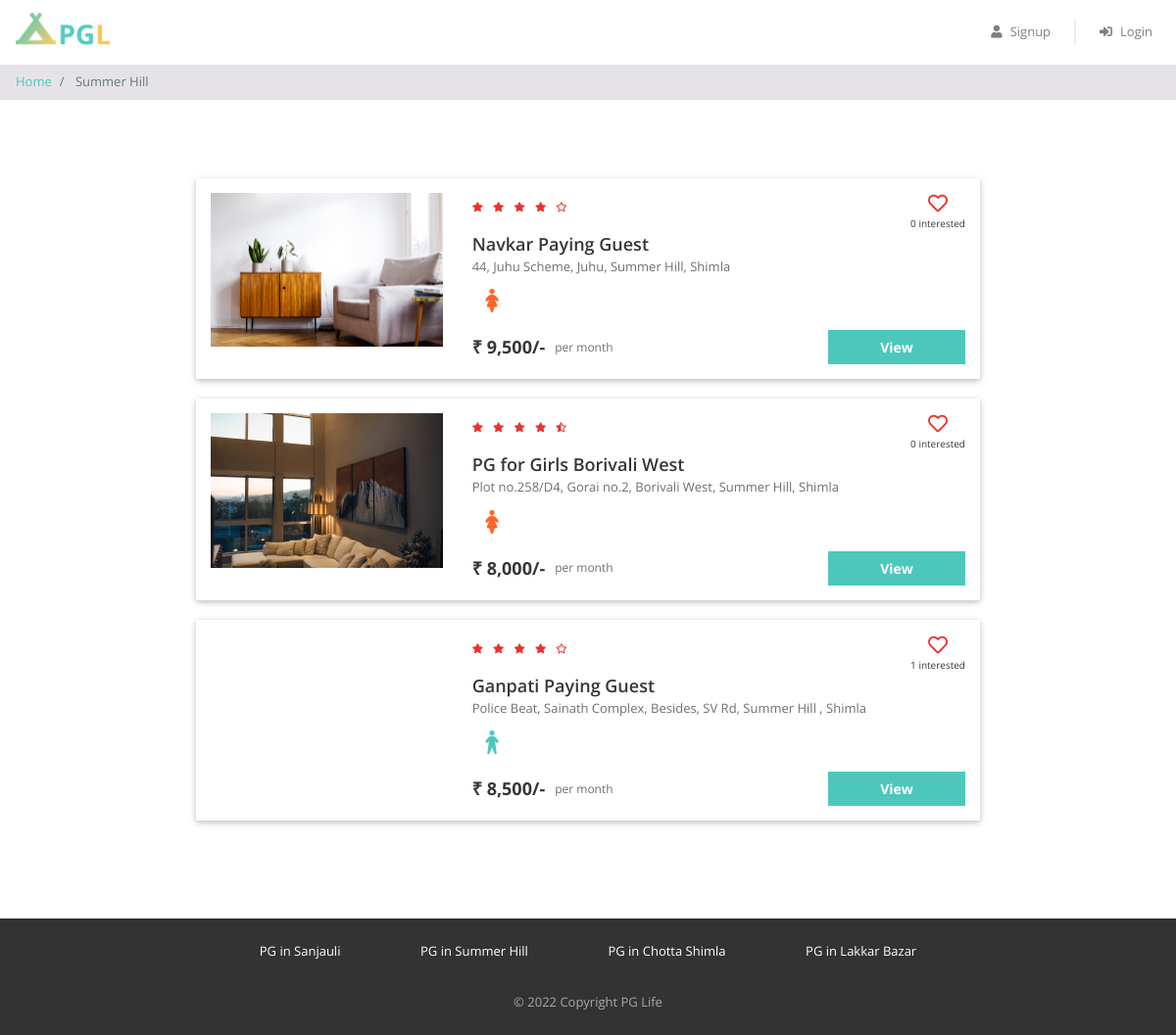
The app's page /property_list.php?city=Summer Hill with its own data.
### tables this page shows
CREATE TABLE `properties` (
  `id` int(11) NOT NULL,
  `city_id` int(11) NOT NULL,
  `name` varchar(100) NOT NULL,
  `address` varchar(255) NOT NULL,
  `description` longtext NOT NULL,
  `gender` enum('male','female','unisex') NOT NULL,
  `rent` int(11) NOT NULL,
  `rating_clean` float(2,1) NOT NULL,
  `rating_food` float(2,1) NOT NULL,
  `rating_safety` float(2,1) NOT NULL
);

### property_list.php (the view, shortened to what this page needs)
<?php
require "includes/database_connect.php";
$city_name = $_GET["city"];
$sql_1 = "SELECT * FROM cities WHERE name = '$city_name'";
$result_1 = mysqli_query($conn, $sql_1);
$city = mysqli_fetch_assoc($result_1);
$city_id = $city['id'];
$sql_2 = "SELECT * FROM properties WHERE city_id = $city_id";
$result_2 = mysqli_query($conn, $sql_2);
$properties = mysqli_fetch_all($result_2, MYSQLI_ASSOC);
$sql_3 = "SELECT *
            FROM interested_users_properties iup
            INNER JOIN properties p ON iup.property_id = p.id
            WHERE p.city_id = $city_id";
$result_3 = mysqli_query($conn, $sql_3);
$interested_users_properties = mysqli_fetch_all($result_3, MYSQLI_ASSOC);
?>
<!DOCTYPE html>
<html lang="en">
<head>
    <?php
    include "includes/head_links.php";
    ?>
    <link href="css/property_list.css" rel="stylesheet" />
</head>
<body>
    <?php
    include "includes/header.php";
    ?>
    <nav aria-label="breadcrumb">
        <ol class="breadcrumb py-2">
            <li class="breadcrumb-item">
                <a href="index.php">Home</a>
            </li>
            <li class="breadcrumb-item active" aria-current="page">
                <?php echo $city_name; ?>
            </li>
        </ol>
    </nav>
    <div class="page-container">
        <?php
        foreach ($properties as $property) {
            $property_images = glob("img/properties/" . $property['id'] . "/*");
        ?>
            <div class="property-card property-id-<?= $property['id'] ?> row">
                <div class="image-container col-md-4">
                    <img src="<?= $property_images[0] ?>" />
                </div>
                <div class="content-container col-md-8">
                    <div class="row no-gutters justify-content-between">
                        <?php
                        $total_rating = ($property['rating_clean'] + $property['rating_food'] + $property['rating_safety']) / 3;
                        $total_rating = round($total_rating, 1);
                        ?>
                        <div class="star-container" title="<?= $total_rating ?>">
                            <?php
                            $rating = $total_rating;
                            for ($i = 0; $i < 5; $i++) {
                                if ($rating >= $i + 0.8) {
                            ?>
                                    <i class="fas fa-star"></i>
                                <?php
                                } elseif ($rating >= $i + 0.3) {
                                ?>
                                    <i class="fas fa-star-half-alt"></i>
                                <?php
                                } else {
                                ?>
                                    <i class="far fa-star"></i>
                            <?php
                                }
                            }
                            ?>
                        </div>
                        <div class="interested-container">
                            <?php
                            $interested_users_count = 0;
                            $is_interested = false;
                            foreach ($interested_users_properties as $interested_user_property) {
                                if ($interested_user_property['property_id'] == $property['id']) {
                                    $interested_users_count++;
                                }
                            }
                            if ($is_interested) {
                            ?>
                                <i class="is-interested-image fas fa-heart" property_id="<?= $property['id'] ?>"></i>
                            <?php
                            } else {
                            ?>
                                <i class="is-interested-image far fa-heart" property_id="<?= $property['id'] ?>"></i>
                            <?php
                            }
                            ?>
                            <div class="interested-text">
                                <span class="interested-user-count"><?= $interested_users_count ?></span> interested
                            </div>
                        </div>
                    </div>
                    <div class="detail-container">
                        <div class="property-name"><?= $property['name'] ?></div>
                        <div class="property-address"><?= $property['address'] ?></div>
                        <div class="property-gender">
                            <?php
                            if ($property['gender'] == "male") {
                            ?>
                                <img src="img/male.png" />
                            <?php
                            } elseif ($property['gender'] == "female") {
                            ?>
                                <img src="img/female.png" />
                            <?php
                            } else {
                            ?>
                                <img src="img/unisex.png" />
                            <?php
                            }
                            ?>
                        </div>
                    </div>
                    <div class="row no-gutters">
                        <div class="rent-container col-6">
                            <div class="rent">₹ <?= number_format($property['rent']) ?>/-</div>
                            <div class="rent-unit">per month</div>
                        </div>
                        <div class="button-container col-6">
                            <a href="property_detail.php?property_id=<?= $property['id'] ?>" class="btn btn-primary">View</a>
                        </div>
                    </div>
                </div>
            </div>
        <?php
        }
        ?>
    </div>
    <?php
    include "includes/footer.php";
    ?>
</body>
</html>

### css/common.css (style rules this page uses)
* { box-sizing: border-box; font-family: 'Open Sans', sans-serif; }
body { color: #373737; font-size: 16px; position: relative; }
.btn-primary, .btn-warning, .btn-danger { color: white; font-weight: bold; }
.breadcrumb { background-color: #e5e3e8; font-size: 13px; border-radius: 0px; margin-bottom: 0px; }
.page-container { max-width: 800px; padding: 80px 0px; margin: auto; }

### css/property_list.css (style rules this page uses)
.property-card { background-color: #ffffff; border-radius: 2px; padding: 15px 0px; margin: 0px auto 20px; box-shadow: 0 2px 5px 0 rgba(0, 0, 0, 0.16), 0 2px 10px 0 rgba(0, 0, 0, 0.12); }
.image-container { text-align: center; }
.image-container img { width: 100%; max-width: 300px; }
.star-container i { color: #EA322E; font-size: 10px; margin-right: 6px; }
.interested-container { text-align: center; }
.interested-container i { color: #EA322E; font-size: 20px; cursor: pointer; }
.interested-text { font-size: 10px; }
.detail-container { padding-bottom: 10px; }
.property-name { font-size: 18px; font-weight: 600; }
.property-address { color: #6f6f6f; font-size: 13px; padding-bottom: 5px; }
.property-gender img { width: 40px; }
.rent-container { display: flex; align-items: center; }
.rent { font-size: 18px; font-weight: bold; padding-right: 10px; }
.rent-unit { color: #6f6f6f; font-size: 12px; }
.button-container .btn { font-size: 14px; border-radius: 0px; width: 140px; float: right; }

### records on screen
properties: shows a picture, interested_users_count "0", name "Navkar Paying Guest", address "44, Juhu Scheme, Juhu, Summer Hill, Shimla", rent "9,500"
properties: shows a picture, rating_safety 4.5 (drawn), interested_users_count "0", name "PG for Girls Borivali West", address "Plot no.258/D4, Gorai no.2, Borivali West, Summer Hill, Shimla", rent "8,000"
properties: interested_users_count "1", name "Ganpati Paying Guest", address "Police Beat, Sainath Complex, Besides, SV Rd, Summer Hill , Shimla", rent "8,500"

### other values on screen
$city_name "Summer Hill"
